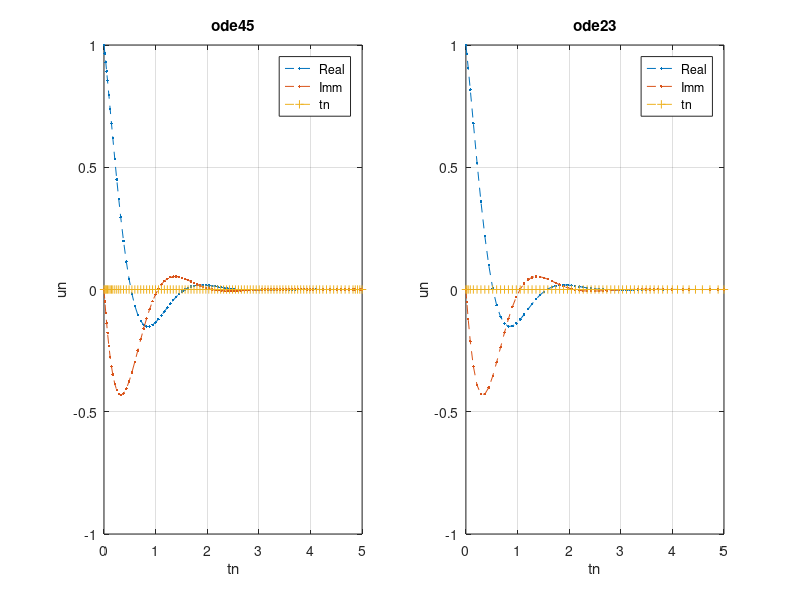

This figure's MATLAB source:
clear
odefun=@(t,y)-(2+3i).*y;
y0=1+0i;

tol=1e-2; hmin=1.e-4;
%tol=1.e-3; hmin=1.3-4;

t0=0;
T=5;

tspan=[t0,T];

[tn,un]=ode45(odefun,tspan,y0);

figure(1); clf
subplot(1,2,1);
plot(tn,real(un),'.--',tn,imag(un),'.--')
hold on
plot(tn,zeros(size(tn)),'+--');
grid on
title('ode45');
legend('Real','Imm','tn');
xlabel('tn');
ylabel('un');

%---------------------------
tol=1.e-3; hmin=1.3-4;

[tn,un]=ode23(odefun,tspan,y0);

subplot(1,2,2);
plot(tn,real(un),'.--',tn,imag(un),'.--')
hold on
plot(tn,zeros(size(tn)),'+--');
grid on
title('ode23');
legend('Real','Imm','tn');
xlabel('tn');
ylabel('un');
